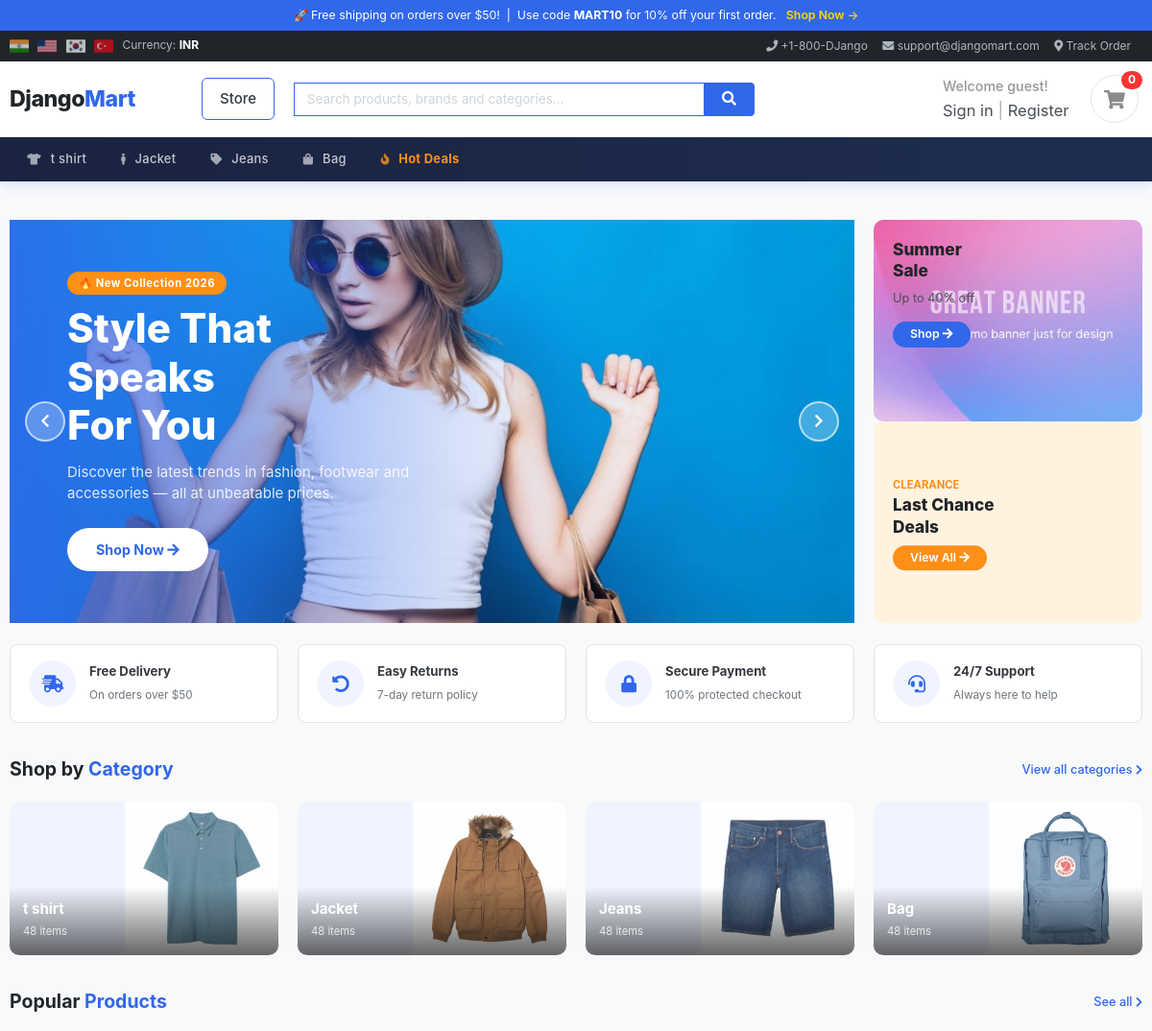
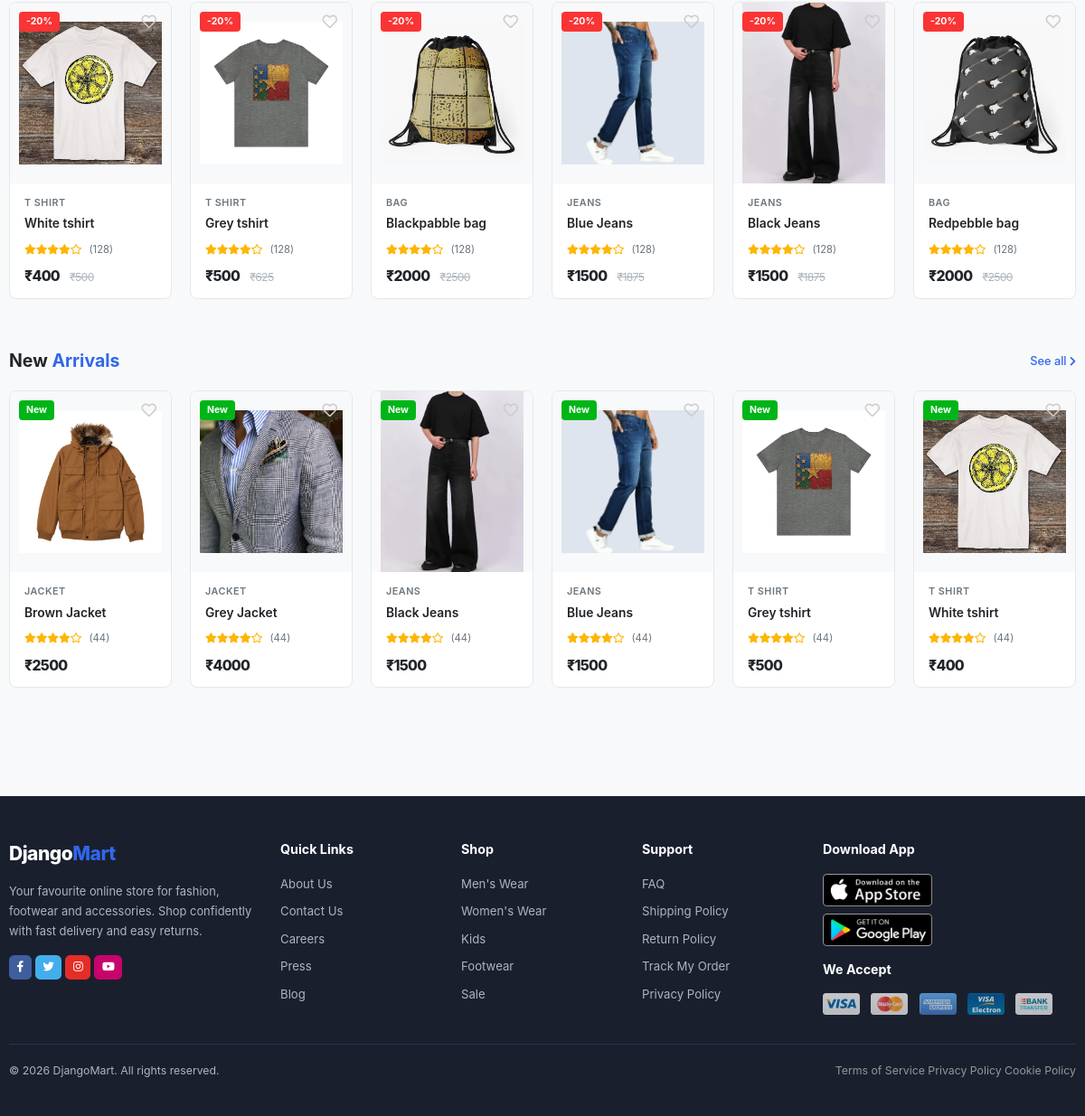
The page / on the database its author committed (2 pictures, top to bottom).
### category/models.py (models this page shows, shortened)
class Category(models.Model):
    cat_name = models.CharField(("Category Name"), max_length=50, unique=True)
    cat_slug = models.SlugField(("Category Slug"), max_length=50, unique=True)
    cat_image = models.ImageField(("Category Image"), upload_to='photos/categories', blank=True)
    description = models.TextField(("Description"), blank=True)
    cat_icon = models.CharField(("Category Icon"), max_length=50, blank=True)
    class Meta:
        verbose_name = 'category'
        verbose_name_plural = 'categories'
    def get_url(self):
        return reverse('products_by_category', args=[self.cat_slug])

### store/models.py (models this page shows, shortened)
class Product(models.Model):
    product_name = models.CharField(max_length=200, unique=True)
    slug = models.SlugField(max_length=200, unique=True)
    description = models.TextField(blank=True)
    price = models.IntegerField()
    stock = models.IntegerField()
    category = models.ForeignKey(Category, on_delete=models.CASCADE)
    created_date = models.DateTimeField(auto_now_add=True)
    modified_date = models.DateTimeField(auto_now=True)
    is_available = models.BooleanField(default=True)
    image = models.ImageField(upload_to='photos/products')
    def get_url(self):
        return reverse('product_detail', args=[self.category.cat_slug, self.slug])

### djangoMart/views.py (the view)
# urls.py: 2. Add a URL to urlpatterns:  path('', views.home, name='home')
def home(request):
    products = Product.objects.all().filter(is_available=True)
    categories = Category.objects.all()
    cart_items = request.session.get('cart', {})
    context = {
        'products': products,
        'categories': categories,
        'cart_items': cart_items,
    }
    return render(request, 'home.html', context)

### templates/home.html (shortened to what this page needs)
{% extends 'base.html' %}
{% load static %}
{% block content %}
<nav class="navbar-cat">
    <div class="container">
        <ul class="nav">
            {%for category in categories%}
            <li class="nav-item"><a class="nav-link" href="{{category.get_url}}"><i class="{{category.cat_icon}}"></i> {{category.cat_name}}</a></li>
            {%endfor%}
            <li class="nav-item ms-auto"><a class="nav-link hot-deal" href="#"><i class="fas fa-fire"></i> Hot Deals</a></li>
        </ul>
    </div>
</nav>
<main class="container padding-y">
    <div class="row g-3 mb-4">
        <div class="col-lg-9">
            <div class="hero-banner position-relative rounded-3 overflow-hidden" id="heroBanner">
                <img src="{% static 'images/banners/cover.jpg' %}" alt="Hero Banner" class="w-100" id="heroImg" style="height:420px; object-fit:cover;">
                <div class="hero-overlay">
                    <div class="hero-caption">
                        <span class="badge-label">🔥 New Collection 2026</span>
                        <h1>Style That <br>Speaks <br>For You</h1>
                        <p>Discover the latest trends in fashion, footwear and accessories — all at unbeatable prices.</p>
                        <a href="#products" class="btn-hero">Shop Now <i class="fas fa-arrow-right ms-2"></i></a>
                    </div>
                </div>
                <button class="hero-prev" id="heroPrev" aria-label="Previous slide"><i class="fas fa-chevron-left"></i></button>
                <button class="hero-next" id="heroNext" aria-label="Next slide"><i class="fas fa-chevron-right"></i></button>
            </div>
        </div>
        <div class="col-lg-3 d-flex flex-column gap-3">
            <div class="card-banner-side flex-fill" style="min-height:195px;">
                <img src="{% static 'images/banners/1.jpg' %}" alt="Summer Sale" style="object-fit:cover; width:100%; height:100%;">
                <div class="caption">
                    <h5>Summer<br>Sale</h5>
                    <p>Up to 40% off</p>
                    <a href="{{product.get_url}}" class="btn-sm">Shop <i class="fas fa-arrow-right ms-1"></i></a>
                </div>
            </div>
            <div class="card-banner-side flex-fill" style="background:#fff3e0; min-height:195px;">
                <div class="caption" style="top:50%; transform:translateY(-50%);">
                    <span style="font-size:.75rem; color:#ff9017; font-weight:700; text-transform:uppercase;">Clearance</span>
                    <h5 style="color:#212529;">Last Chance<br>Deals</h5>
                    <a href="#" class="btn-sm" style="background:#ff9017;">View All <i class="fas fa-arrow-right ms-1"></i></a>
                </div>
            </div>
        </div>
    </div>
    <div class="row row-cols-2 row-cols-md-4 g-3 mb-2">
        <div class="col">
            <div class="feature-box">
                <div class="icon-wrap"><i class="fas fa-shipping-fast"></i></div>
                <div>
                    <div class="title">Free Delivery</div>
                    <small>On orders over $50</small>
                </div>
            </div>
        </div>
        <div class="col">
            <div class="feature-box">
                <div class="icon-wrap"><i class="fas fa-undo-alt"></i></div>
                <div>
                    <div class="title">Easy Returns</div>
                    <small>7-day return policy</small>
                </div>
            </div>
        </div>
        <div class="col">
            <div class="feature-box">
                <div class="icon-wrap"><i class="fas fa-lock"></i></div>
                <div>
                    <div class="title">Secure Payment</div>
                    <small>100% protected checkout</small>
                </div>
            </div>
        </div>
        <div class="col">
            <div class="feature-box">
                <div class="icon-wrap"><i class="fas fa-headset"></i></div>
                <div>
                    <div class="title">24/7 Support</div>
                    <small>Always here to help</small>
                </div>
            </div>
        </div>
    </div>
    <div class="section-heading">
        <h2>Shop by <span>Category</span></h2>
        <a href="#">View all categories <i class="fas fa-chevron-right ms-1" style="font-size:.75rem;"></i></a>
    </div>
    <div class="row row-cols-2 row-cols-md-3 row-cols-lg-6 g-3 mb-2">
         {%for category in categories|slice:":6" %}
        <div class="col">
            <a href="{{category.get_url}}" class="card-category">
                <img src="{{category.cat_image.url}}" alt="Jeans">
                <div class="cat-caption"><h6>{{category.cat_name}}</h6><small>48 items</small></div>
            </a>
        </div>
        {%endfor%}
    </div>
    <div id="products">
        <div class="section-heading">
            <h2>Popular <span>Products</span></h2>
            <a href="{% url 'store' %}">See all <i class="fas fa-chevron-right ms-1" style="font-size:.75rem;"></i></a>
        </div>
        <div class="row row-cols-2 row-cols-md-3 row-cols-lg-5 g-3">
            {%for product in products|dictsortreversed:"stock"|slice:":6" %}
            <div class="col">
                <div class="card-product-grid">
                    <div class="img-wrap">
                        <span class="badge-sale">-20%</span>
                        <button class="wishlist-btn" aria-label="Add to Wishlist"><i class="far fa-heart"></i></button>
                        <a href="{{product.get_url}}"><img src="{{product.image.url}}" alt="{{product.product_name}}"></a>
                    </div>
                    <div class="info-wrap">
                        <div class="product-brand">{{product.category.cat_name}}</div>
                        <a href="{{product.get_url}}"><div class="product-title">{{product.product_name}}</div></a>
                        <div class="stars-wrap">
                            <i class="fas fa-star"></i><i class="fas fa-star"></i><i class="fas fa-star"></i><i class="fas fa-star"></i><i class="far fa-star"></i>
                            <span>(128)</span>
                        </div>
                        <div class="price-wrap">
                            <span class="price">₹{{product.price}}</span>
                            <span class="price-old">₹{% widthratio product.price 80 100 %}</span>
                        </div>
                    </div>
                </div>
            </div>
            {%endfor%}
        </div>
    </div>
    <div class="section-heading">
        <h2>New <span>Arrivals</span></h2>
        <a href="{% url 'store' %}">See all <i class="fas fa-chevron-right ms-1" style="font-size:.75rem;"></i></a>
    </div>
    <div class="row row-cols-2 row-cols-md-3 row-cols-lg-5 g-3">
        {%for new_product in products|dictsortreversed:"created_date"|slice:":6" %}
        <div class="col">
            <div class="card-product-grid">
                <div class="img-wrap">
                    <span class="badge-sale" style="background:#00b517;">New</span>
                    <button class="wishlist-btn" aria-label="Add to Wishlist"><i class="far fa-heart"></i></button>
                    <a href="{{new_product.get_url}}"> <img src="{{new_product.image.url}}" alt="{{new_product.product_name}}"></a>
                </div>
                <div class="info-wrap">
                    <div class="product-brand">{{new_product.category.cat_name}}</div>
                    <a href="{{new_product.get_url}}"><div class="product-title">{{new_product.product_name}}</div></a>
                    <div class="stars-wrap">
                        <i class="fas fa-star"></i><i class="fas fa-star"></i><i class="fas fa-star"></i><i class="fas fa-star"></i><i class="far fa-star"></i>
                        <span>(44)</span>
                    </div>
                    <div class="price-wrap"><span class="price">₹{{new_product.price}}</span></div>
                </div>
            </div>
        </div>
        {%endfor%}
</main>
</body>
</html>
{% endblock %}

### rows shown on the page
Category: cat_name "t shirt", cat_image (picture)
Category: cat_name "Jacket", cat_image (picture)
Category: cat_name "Jeans", cat_image (picture)
Category: cat_name "Bag", cat_image (picture)
Product: image (picture), category.cat_name "T SHIRT", product_name "White tshirt", price "400", price "500"
Product: image (picture), category.cat_name "T SHIRT", product_name "Grey tshirt", price "500", price "625"
Product: image (picture), category.cat_name "BAG", product_name "Blackpabble bag", price "2000", price "2500"
Product: image (picture), category.cat_name "JEANS", product_name "Blue Jeans", price "1500", price "1875"
Product: image (picture), category.cat_name "JEANS", product_name "Black Jeans", price "1500", price "1875"
Product: image (picture), category.cat_name "BAG", product_name "Redpebble bag", price "2000", price "2500"
Product: image (picture), category.cat_name "JACKET", product_name "Brown Jacket", price "2500"
Product: image (picture), category.cat_name "JACKET", product_name "Grey Jacket", price "4000"

### other values the page prints
{{ cart_items|length }} "0"
